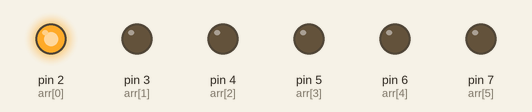
Recording of a sketch running on a simulated Arduino Uno, built with avr-gcc and run on an emulated ATmega328P. On the bench: output pins drawn as LEDs (lit = HIGH).

Above: at 0.2 s.
At 0.7 s:
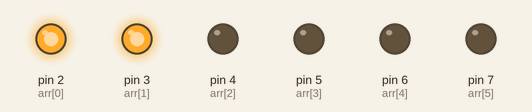
At 1.7 s:
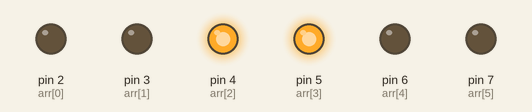
At 2.2 s:
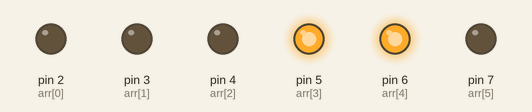
At 3.7 s:
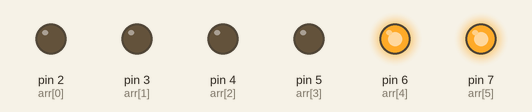
At 7.2 s:
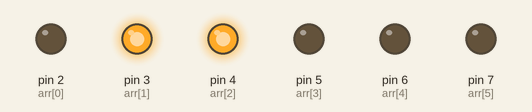
Timing chart, 0 to 7.8 s (numbered marks = the images above):
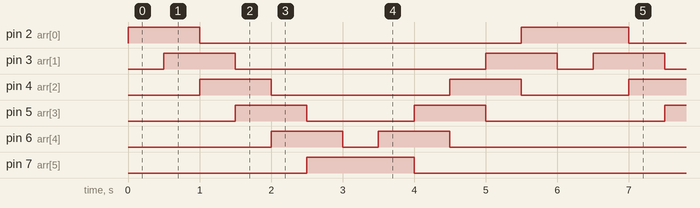

Measured:
- by itself, pin 2 (arr[0]): repeats every 6.0 s: LOW 4.5 s, HIGH 1.5 s
- by itself, pin 3 (arr[1]): repeats every 6.0 s: LOW 3.5 s, HIGH 1.0 s, LOW 0.50 s, HIGH 1.0 s
- by itself, pin 4 (arr[2]): repeats every 6.0 s: LOW 2.5 s, HIGH 1.0 s, LOW 1.5 s, HIGH 1.0 s
- by itself, pin 5 (arr[3]): repeats every 6.0 s: LOW 1.5 s, HIGH 1.0 s, LOW 2.5 s, HIGH 1.0 s
- by itself, pin 6 (arr[4]): repeats every 6.0 s: LOW 0.50 s, HIGH 1.0 s, LOW 3.5 s, HIGH 1.0 s
- by itself, pin 7 (arr[5]): alternates HIGH for 1.5 s and LOW for 4.5 s

The sketch:

sign-off_6_1.ino
```cpp
/*****************************
 * Name             : Richie Ilot
 * Description      : Knight Rider
 * Date of creation : 14/10/2019
 ******************************/

int ledCount = 6;
int arr[]={2,3,4,5,6,7};
const int delayTime = 500;

void setup() {
int a;
for(a=0; a<ledCount; a++)
{
pinMode(arr[a], OUTPUT);
}
}

void loop(){
int b,c,d;
digitalWrite(arr[0],HIGH);
delay(delayTime);
for(b=1;b<ledCount;b++)
{
    digitalWrite(arr[b], HIGH);
    digitalWrite(arr[b-1],HIGH);
    delay(delayTime);
    digitalWrite(arr[b], LOW);
    digitalWrite(arr[b-1], LOW);
}
digitalWrite(arr[5],HIGH);
delay(delayTime);
for(c=ledCount-2;c>=0;c--)
{
    digitalWrite(arr[c],HIGH);
    digitalWrite(arr[c+1], HIGH);
    delay(delayTime);
    digitalWrite(arr[c], LOW);
    digitalWrite(arr[c+1], LOW);
}
}
```
